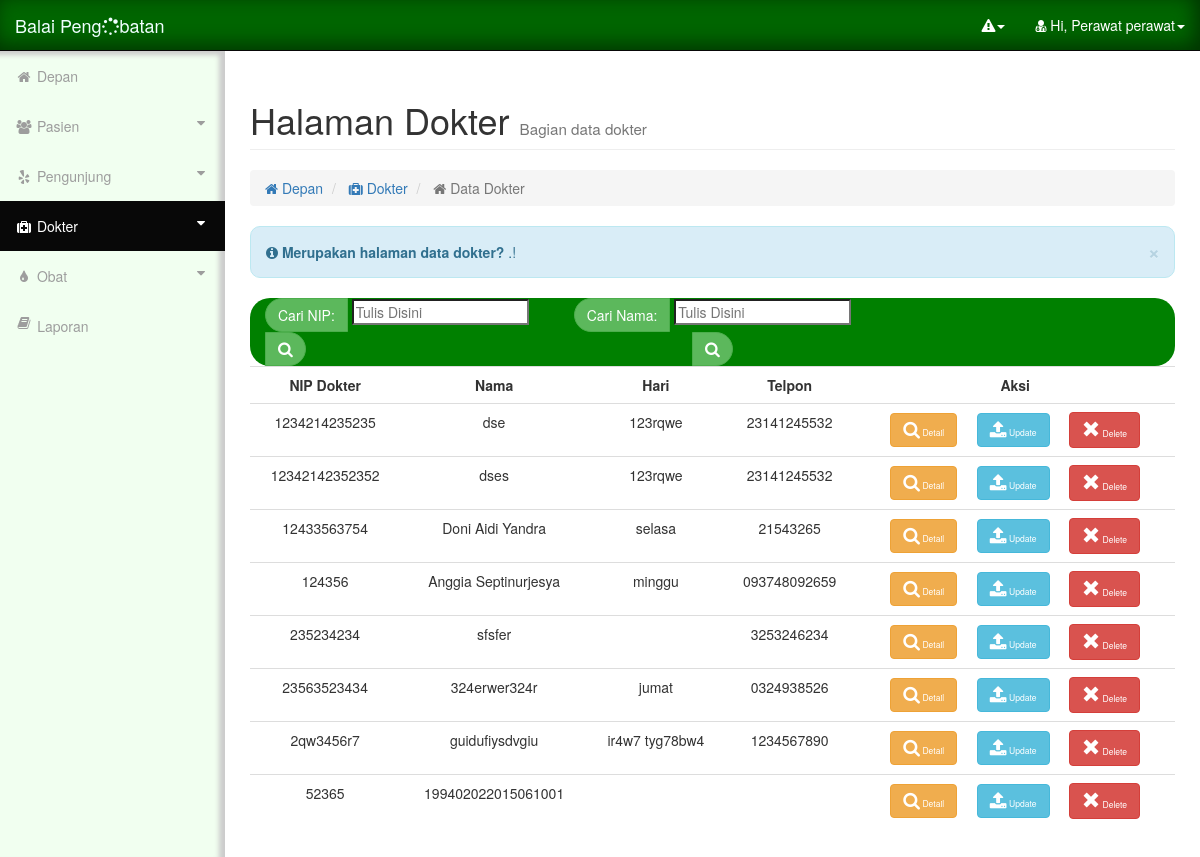
Screenshot of /perawat-sign/data-dokter.php (signed in) with the database file from the repository.
### tables this page shows
CREATE TABLE IF NOT EXISTS `user_n_pass` (
  `id_pass` varchar(16) NOT NULL,
  `label_pass` int(11) NOT NULL,
  `nama_pass` varchar(64) NOT NULL,
  `pass_pass` varchar(512) NOT NULL
);

CREATE TABLE IF NOT EXISTS `dokter` (
  `nip` varchar(32) NOT NULL,
  `nama` varchar(30) NOT NULL,
  `jenis_kelamin` varchar(10) NOT NULL,
  `alamat` varchar(256) NOT NULL,
  `hari` varchar(20) NOT NULL,
  `telpon` varchar(12) NOT NULL
);

### sign/session.php (called while the page is built, shortened)
<?php
$user_check=$_SESSION['login_user'];
$ses_sql=mysql_query("select * from user_n_pass where nama_pass='$user_check'");
$row = mysql_fetch_assoc($ses_sql);
$login_session =$row['nama_pass'];

### perawat-sign/data-dokter.php (the view, shortened to what this page needs)
<?php
include ('../sign/session.php');
 $nilaiTiket = '';
 $usernam = $login_session;
 $cekNilaiTiket = mysql_query("select * from user_n_pass where nama_pass='$usernam' ");
 $cekTiket = mysql_fetch_array($cekNilaiTiket);
			$cekTiket2 = $cekTiket['label_pass'];
			if ($cekTiket2 == 1){
				$nilaiTiket = $login_session;
			}
			elseif($cekTiket2 == 2)
				header("location: ../dokter-sign/");
			else
				header("location: ../index.php");
?>
<!DOCTYPE html>
<html lang="en">
<head>
    <link href="../css/bootstrap.min.css" rel="stylesheet">
    <link href="../css/edit-menu.css" rel="stylesheet">
    <link href="../font-awesome/css/font-awesome.min.css" rel="stylesheet" type="text/css">
</head>
<body>
    <div id="wrapper">
        <nav class="navbar navbar-inverse navbar-fixed-top" role="navigation" style="background-color:green; box-shadow: inset -5px -5px 20px #030;">
            <div class="navbar-header">
                <a class="navbar-brand" style="color:Azure;" href="index.php">Balai Peng<i class="fa fa-spinner fa-spin"></i>batan</a>
			</div>
            <ul class="nav navbar-right top-nav">
                <li class="dropdown">
                    <a href="#" class="dropdown-toggle" data-toggle="dropdown" style="color:white;">
						<i class="fa fa-warning"></i><b class="caret"></b></a>
                </li>
                <li class="dropdown">
                    <a href="#" class="dropdown-toggle" data-toggle="dropdown" style="color:white;"><i class="fa fa-user-md"></i> Hi, Perawat <?php echo $nilaiTiket;?><b class="caret"></b></a>
                </li>
            </ul><l
            <div class="collapse navbar-collapse navbar-ex1-collapse" style="background-color:#060; box-shadow: inset -5px -5px 20px #030;">
				<div style="speak-header:always; height:50px;"></div>
                <ul class="nav navbar-nav side-nav" style="background-color: #F1FFF0 ; box-shadow: 5px 5px 6px -7px rgba(0, 0, 0, 0.702); box-shadow: inset -6px 4px 5px #CCC;">
                    <li>
                        <a href="index.php"><i class="fa fa-fw fa-home"></i> Depan</a>
                    </li>
					<li>
                        <a href="javascript:;" data-toggle="collapse" data-target="#patience"><i class="fa fa-fw fa-users"></i> Pasien <i class="fa fa-fw fa-caret-down pull-right"></i></a>
                    </li>
					<li>
                        <a href="javascript:;" data-toggle="collapse" data-target="#kunjung"><i class="fa fa-fw fa-yelp"></i> Pengunjung <i class="fa fa-fw fa-caret-down pull-right"></i></a>
                    </li>
					<li class="active">
                        <a href="javascript:;" data-toggle="collapse" data-target="#doct"><i class="fa fa-fw fa-medkit"></i> Dokter <i class="fa fa-fw fa-caret-down pull-right"></i></a>
                    </li>
                    <li>
                        <a href="javascript:;" data-toggle="collapse" data-target="#obatan"><i class="fa fa-fw fa-tint"></i> Obat <i class="fa fa-fw fa-caret-down pull-right"></i></a>
                    </li>
                    <li>
                        <a href="game.php"><i class="fa fa-fw fa-book pull-left"></i> Laporan </a>
                    </li>
                </ul>
            </div>
        </nav>
        <div id="page-wrapper">
            <div class="container-fluid">
                <div class="row">
                    <div class="col-lg-12">
                        <h1 class="page-header">
                            Halaman Dokter <small><small>Bagian data dokter</small></small>
                        </h1>
                        <ol class="breadcrumb">
                            <li>
                                <a href="index.php"><i class="fa fa-home"></i> Depan</a>
                            </li>
                            <li>
                                <a href="#"><i class="fa fa-medkit"></i> Dokter</a>
                            </li>
                            <li class="active">
                                <i class="fa fa-home"></i> Data Dokter
                            </li>
                        </ol>
                    </div>
                </div>
                <div class="row">
                    <div class="col-lg-12">
                        <div class="alert alert-info alert-dismissable" style="border-radius:10px;">
                            <button type="button" class="close" data-dismiss="alert" aria-hidden="true">&times;</button>
                            <i class="fa fa-info-circle"></i>  <strong>Merupakan halaman data dokter?</strong> .!
                        </div>
                    </div>
                </div>
                <div class="row">
                    <div class="col-lg-12">
<?php
if (isset($_GET['edit']))
{
		$n = $_GET['edit'];
		$z=mysql_query("select * from dokter where nip='$n'");
		$z1=mysql_fetch_array($z);
		echo '<h2 class="page-header alert alert-success" style="">
                           Ubah data <small><small> Data dokter dengan ID : '.$n.'</small></small>
                        </h2>';
		echo '<form action="data-dokter.php" method="post" class="form form-static">
					<table class="table table-hover">
					<tr><td>NIP</td><td><input class="col-md-12" type="text" name="nip" value="'.$z1['nip'].'"/></td></tr>
					<tr><td>Nama</td><td><input class="col-md-12" type="text" name="nama" value="'.$z1['nama'].'"/></td></tr>
					<tr><td>Jenis Kelamin</td><td><input class="col-md-12" type="text" name="jenis_kelamin" value="'.$z1['jenis_kelamin'].'" /></td></tr>
					<tr><td>Alamat</td><td><input class="col-md-12" type="text" name="alamat" value="'.$z1['alamat'].'" /></td></tr>
					<tr><td>Hari</td><td><input class="col-md-12" type="text" name="hari" value="'.$z1['hari'].'" /></td></tr>
					<tr><td>Telpon</td><td><input class="col-md-12" type="text" name="telpon" value="'.$z1['telpon'].'" /></td></tr>
					</table>
					<button type="submit" name="update" value="update" class="col-md-12 btn btn-warning" >Update</button>
					</form>
					<div class="col-md-12" style="height:30px"></div>';
}else{
echo '
	<form action="" method="post">
	<div class="nav" style="background-color:green;border-radius:20px;">
		<div align="left" class="pull-left col-md-4">
		<strong style="color:white; border-radius: 22px 0px 0px 22px;" class="btn btn-success">Cari NIP: </strong>
		<input type="text" name="carii" placeholder="Tulis Disini" style="border-radius: 0px 0px 0px 0px;" />
		<button type="submit" name="search" class="btn btn-success" style="border-radius: 0px 22px 22px 0px;"><i style="font-size:16px" class="fa fa-search"></i></button>
		</div><div align="center" class="col-md-4">
		<strong style="color:white; border-radius: 22px 0px 0px 22px;" class="btn btn-success">Cari Nama: </strong>
		<input type="text" name="carii2" placeholder="Tulis Disini" style="border-radius: 0px 0px 0px 0px;" />
		<button type="submit" name="search2" class="btn btn-success" style="border-radius: 0px 22px 22px 0px;"><i style="font-size:16px" class="fa fa-search"></i></button>
		</div>
	</div>
	</form>
';
}
?>
<table class="table table-hover">
<tr align="center">
	<td><strong> NIP Dokter </strong></td>
    <td><strong>Nama</strong></td>
    <td><strong>Hari</strong></td>
    <td><strong>Telpon</strong></td>
    <td><strong>Aksi</strong></td>
</tr>
<?php
$a='';
if (isset($_POST['search'])){
		$cari = $_POST['carii'];
		if($cari=='')
			$a=mysql_query("select * from dokter");
		else{
			$a = mysql_query("SELECT * FROM dokter WHERE nip='".$cari."'");
			if(!$a)
				$koko ='data tidak ditemukan';
		}
}else
	$a=mysql_query("select * from dokter");
while ($b=mysql_fetch_array($a)){
?>
<tr align="center">
	<td><?php echo $b['nip']; ?></td>
    <td><?php echo $b['nama']; ?></td>
    <td><?php echo $b['hari']; ?></td>
    <td><?php echo $b['telpon']; ?></td>
    <td><a href="?read=<?php echo $b['nip']; ?>"><button class="btn btn-warning"><i style="font-size:18px" class="fa fa-search"></i><small><small><small> Detail</small></small></small></button></a> <b style="color:white">|||</b> <a href="?edit=<?php echo $b['nip']; ?>"><button class="btn btn-info"><i style="font-size:18px" class="fa fa-upload"> </i><small><small><small> Update</small></small></small></button></a> <b style="color:white">|||</b> <a href="?delete=<?php echo $b['nip']; ?>"><button class="btn btn-danger"><i style="font-size:18px" class="glyphicon glyphicon-remove"> </i><small><small><small> Delete</small></small></small></button></a></td>
</tr>
<?php
}
?>
</table>
                    </div>
                </div>
            </div>
        </div>
    </div>
</body>
</html>

### css/edit-menu.css (style rules this page uses)
body { margin-top: 100px; background-color: #F9F9F9sss; }
@media (min-width:768px) { body { margin-top: 50px; } }
#wrapper { padding-left: 0; }
#page-wrapper { width: 100%; padding: 0; background-color: #fff; }
@media (min-width:768px) { #wrapper { padding-left: 225px; } }
@media (min-width:768px) { #page-wrapper { padding: 10px; } }
.top-nav { padding: 0 15px; }
.top-nav>li { display: inline-block; float: left; }
.top-nav>li>a { padding-top: 15px; padding-bottom: 15px; line-height: 20px; color: #999; }
@media (min-width:768px) { .side-nav { position: fixed; top: 51px; left: 225px; width: 225px; margin-left: -225px; border: none; border-radius: 0; overflow-y: auto; background-color: #EAEAEA; bottom: 0; overflow-x: hidden; padding-bottom: 40px; } }
@media (min-width:768px) { .side-nav>li>a { width: 225px; } }

### rows the page displays
user_n_pass: nama_pass "perawat"
dokter: nip "1234214235235", nama "dse", hari "123rqwe", telpon "23141245532"
dokter: nip "12342142352352", nama "dses", hari "123rqwe", telpon "23141245532"
dokter: nip "12433563754", nama "Doni Aidi Yandra", hari "selasa", telpon "21543265"
dokter: nip "124356", nama "Anggia Septinurjesya", hari "minggu", telpon "093748092659"
dokter: nip "235234234", nama "sfsfer", telpon "3253246234"
dokter: nip "23563523434", nama "324erwer324r", hari "jumat", telpon "0324938526"
dokter: nip "2qw3456r7", nama "guidufiysdvgiu", hari "ir4w7 tyg78bw4", telpon "1234567890"
dokter: nip "52365", nama "199402022015061001"
